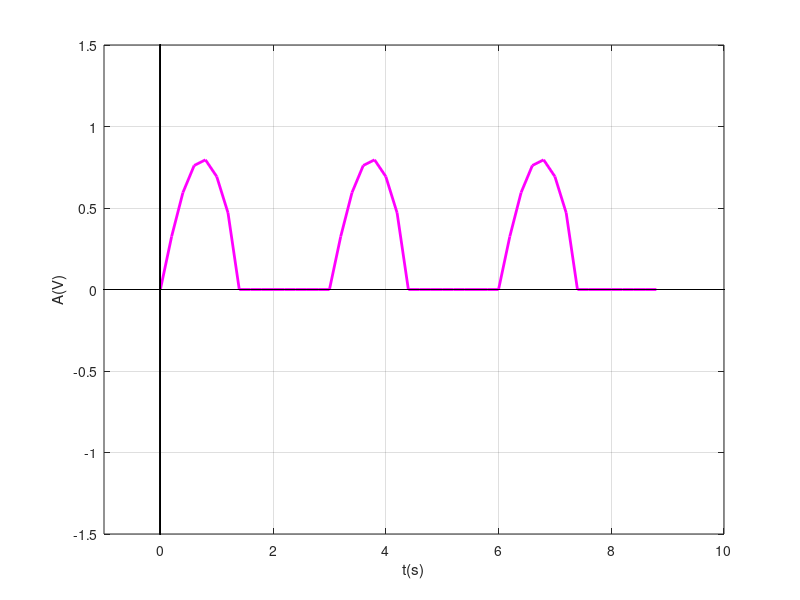

The MATLAB script that drew this image:
% rezolutie temporara de 200ms
% semnal sinusoidal redresat de mono alternanta
% lucram pe un timp de 9s, pt a ilustra 3 perioade de 3s

% din cauza rezolutiei temporale prea mici, imaginea graficului este
% reprezentata cu o calitate slaba si nu este in concordanta cu graficul
% real

A = 0.8;
T = 3;
t = 0 : 0.2 : 9;
x = zeros(length(t));

% pt valorile pozitive ale semnalului s-a pastrat ordonata respectiva,
% iar pentru valorile negative ordonata punctelor a fost setata pe 0,
% pentru a reprezenta corect monoalternanta

x(1 : 7) = A * sin(t(1 : 7) * 2 * pi / T);
x(8 : 15) = 0;

x(16 : 22) =  A * sin(t(16 : 22) * 2 * pi / T);
x(23 : 30) = 0;

x(31 : 37) =  A * sin(t(31 : 37) * 2 * pi / T);
x(38 : 45) = 0;

% variabile utilizate pentru evidentierea axei x
xaxis_1 = -20 : 0.2 : 100;
xaxis_2 = zeros(length(xaxis_1));

% variabile utilizate pentru evidentierea axei y
yaxis_1 = -2 : 0.2 : 2;
yaxis_2 = zeros(length(yaxis_1));

figure(1);
title('Semnal sinusoidal redresat de mono alternanta, subpunctul 3, 200ms');
plot(t(1:45), x(1:45), '-m', 'LineWidth', 2.0);
hold on;
plot(xaxis_1, xaxis_2, '-k', 'LineWidth', 0.5);
plot(yaxis_2, yaxis_1, '-k', 'LineWidth', 0.5);
xlabel('t(s)');
ylabel('A(V)');
axis([-1 10 -1.5 1.5]);
grid;

